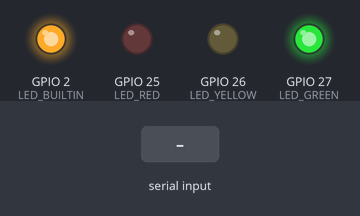
Simulated run of this sketch. Board: ESP32. Parts: output pins drawn as LEDs (lit = HIGH). Dashed ring = blinking. The test bench sets the inputs (shaded band). What the sketch prints to the serial monitor is not drawn.

Above: at 2.8 s.
2.9 s: "BLINK\n" received over Serial
At 3.0 s:
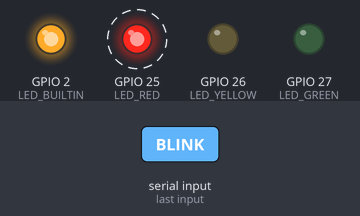
5.9 s: "YELLOW\n" received over Serial
At 6.7 s:
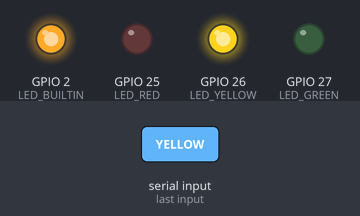
7.4 s: "TEST\n" received over Serial
At 7.9 s:
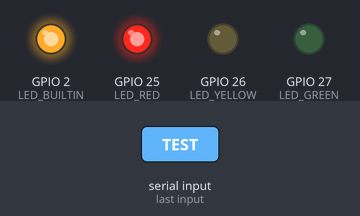
Timing chart, 0 to 10.9 s (numbered marks = the images above; inputs shaded):
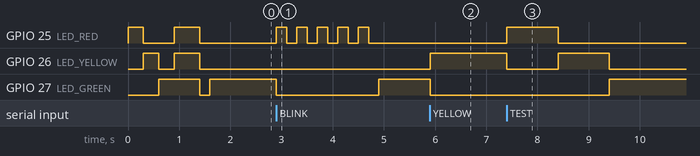

Measured:
- after the input at 2.9 s, GPIO 25 (LED_RED): alternates HIGH for 0.20 s and LOW for 0.20 s, 10 changes in all, then stays LOW, starting at once; GPIO 27 (LED_GREEN): HIGH → LOW at once, → HIGH 2.0 s later
- after the input at 5.9 s, GPIO 26 (LED_YELLOW): LOW → HIGH at once; GPIO 27 (LED_GREEN): HIGH → LOW at once
- after the input at 7.4 s, GPIO 25 (LED_RED): LOW → HIGH at once, → LOW 1.0 s later; GPIO 26 (LED_YELLOW): HIGH → LOW at once, → HIGH 1.0 s later, → LOW 1.0 s later; GPIO 27 (LED_GREEN): LOW → HIGH after 2.0 s

The sketch:

led_controller.ino
```cpp
/*
 * ═══════════════════════════════════════════════════════════════════════════
 * ESP32 LED Controller - Sistema de Detección de Somnolencia
 * ═══════════════════════════════════════════════════════════════════════════
 *
 * Controla 3 LEDs indicadores según el nivel de alerta de somnolencia:
 *
 * 🔴 LED ROJO (GPIO 25)    - Alerta CRÍTICA (microsueño, cabeceo)
 * 🟡 LED AMARILLO (GPIO 26) - Alerta MEDIA (bostezo, frotamiento ojos)
 * 🟢 LED VERDE (GPIO 27)    - Estado NORMAL (sin somnolencia)
 *
 * Protocolo Serial (115200 baud):
 * - "RED\n"      → Enciende LED rojo (apaga otros)
 * - "YELLOW\n"   → Enciende LED amarillo (apaga otros)
 * - "GREEN\n"    → Enciende LED verde (apaga otros)
 * - "OFF\n"      → Apaga todos los LEDs
 * - "STATUS\n"   → Retorna estado actual: "OK:STATUS:<color>"
 * - "BLINK\n"    → Parpadeo de emergencia (LED rojo 3 veces)
 * - "TEST\n"     → Prueba todos los LEDs secuencialmente
 *
 * Respuestas:
 * - "OK:<COMANDO>" - Comando ejecutado correctamente
 * - "ERROR:UNKNOWN_COMMAND" - Comando no reconocido
 *
 * @author Sistema de Detección de Somnolencia
 * @version 2.0
 * @date 2024
 */

// ═══════════════════════════════════════════════════════════════════════════
// CONFIGURACIÓN DE PINES
// ═══════════════════════════════════════════════════════════════════════════

#define LED_RED    25   // GPIO 25 - LED Rojo (Alerta Crítica)
#define LED_YELLOW 26   // GPIO 26 - LED Amarillo (Alerta Media)
#define LED_GREEN  27   // GPIO 27 - LED Verde (Estado Normal)

// LED integrado del ESP32 (opcional, para debug)
#define LED_BUILTIN 2

// ═══════════════════════════════════════════════════════════════════════════
// CONFIGURACIÓN SERIAL
// ═══════════════════════════════════════════════════════════════════════════

#define SERIAL_BAUD_RATE 115200
#define COMMAND_TIMEOUT 100  // ms

// ═══════════════════════════════════════════════════════════════════════════
// VARIABLES GLOBALES
// ═══════════════════════════════════════════════════════════════════════════

String currentLed = "green";  // Estado inicial: verde (normal)
String inputBuffer = "";      // Buffer para comandos entrantes
bool commandComplete = false; // Flag de comando completo

// ═══════════════════════════════════════════════════════════════════════════
// SETUP - Inicialización
// ═══════════════════════════════════════════════════════════════════════════

void setup() {
    // Inicializar comunicación Serial
    Serial.begin(SERIAL_BAUD_RATE);
    while (!Serial) {
        ; // Esperar a que el puerto serial esté listo
    }

    // Reservar espacio para el buffer de comandos
    inputBuffer.reserve(50);

    // Configurar pines como salida
    pinMode(LED_RED, OUTPUT);
    pinMode(LED_YELLOW, OUTPUT);
    pinMode(LED_GREEN, OUTPUT);
    pinMode(LED_BUILTIN, OUTPUT);

    // Estado inicial: todos apagados
    turnOffAll();

    // Secuencia de inicio (test visual)
    startupSequence();

    // Estado inicial: LED verde (normal)
    setLed("GREEN");

    // Mensaje de inicio
    Serial.println("═══════════════════════════════════════════");
    Serial.println("  ESP32 LED Controller v2.0");
    Serial.println("  Sistema de Detección de Somnolencia");
    Serial.println("═══════════════════════════════════════════");
    Serial.println("OK:READY");
}

// ═══════════════════════════════════════════════════════════════════════════
// LOOP - Bucle Principal
// ═══════════════════════════════════════════════════════════════════════════

void loop() {
    // Leer datos del puerto serial
    while (Serial.available() > 0) {
        char inChar = (char)Serial.read();

        // Si es fin de línea, el comando está completo
        if (inChar == '\n' || inChar == '\r') {
            if (inputBuffer.length() > 0) {
                commandComplete = true;
            }
        } else {
            // Agregar carácter al buffer
            inputBuffer += inChar;
        }
    }

    // Procesar comando si está completo
    if (commandComplete) {
        inputBuffer.trim();
        inputBuffer.toUpperCase();

        if (inputBuffer.length() > 0) {
            processCommand(inputBuffer);
        }

        // Limpiar buffer y flag
        inputBuffer = "";
        commandComplete = false;
    }
}

// ═══════════════════════════════════════════════════════════════════════════
// PROCESAMIENTO DE COMANDOS
// ═══════════════════════════════════════════════════════════════════════════

void processCommand(String cmd) {
    // Log del comando recibido (debug)
    // Serial.print("CMD: ");
    // Serial.println(cmd);

    if (cmd == "RED") {
        setLed("RED");
        Serial.println("OK:RED");
    }
    else if (cmd == "YELLOW") {
        setLed("YELLOW");
        Serial.println("OK:YELLOW");
    }
    else if (cmd == "GREEN") {
        setLed("GREEN");
        Serial.println("OK:GREEN");
    }
    else if (cmd == "OFF") {
        turnOffAll();
        currentLed = "off";
        Serial.println("OK:OFF");
    }
    else if (cmd == "STATUS") {
        Serial.print("OK:STATUS:");
        Serial.println(currentLed);
    }
    else if (cmd == "BLINK") {
        blinkEmergency();
        Serial.println("OK:BLINK");
    }
    else if (cmd == "TEST") {
        testSequence();
        Serial.println("OK:TEST");
    }
    else if (cmd == "PING") {
        Serial.println("OK:PONG");
    }
    else if (cmd == "VERSION") {
        Serial.println("OK:VERSION:2.0");
    }
    else {
        Serial.print("ERROR:UNKNOWN_COMMAND:");
        Serial.println(cmd);
    }
}

// ═══════════════════════════════════════════════════════════════════════════
// CONTROL DE LEDS
// ═══════════════════════════════════════════════════════════════════════════

/**
 * Enciende un LED específico y apaga los demás
 * @param color: "RED", "YELLOW", "GREEN"
 */
void setLed(String color) {
    // Apagar todos primero
    digitalWrite(LED_RED, LOW);
    digitalWrite(LED_YELLOW, LOW);
    digitalWrite(LED_GREEN, LOW);

    // Encender el LED correspondiente
    if (color == "RED") {
        digitalWrite(LED_RED, HIGH);
        currentLed = "red";
    }
    else if (color == "YELLOW") {
        digitalWrite(LED_YELLOW, HIGH);
        currentLed = "yellow";
    }
    else if (color == "GREEN") {
        digitalWrite(LED_GREEN, HIGH);
        currentLed = "green";
    }

    // Indicador en LED builtin
    digitalWrite(LED_BUILTIN, HIGH);
}

/**
 * Apaga todos los LEDs
 */
void turnOffAll() {
    digitalWrite(LED_RED, LOW);
    digitalWrite(LED_YELLOW, LOW);
    digitalWrite(LED_GREEN, LOW);
    digitalWrite(LED_BUILTIN, LOW);
    currentLed = "off";
}

// ═══════════════════════════════════════════════════════════════════════════
// SECUENCIAS ESPECIALES
// ═══════════════════════════════════════════════════════════════════════════

/**
 * Secuencia de inicio - Test visual de todos los LEDs
 */
void startupSequence() {
    int delayTime = 300;

    // Rojo
    digitalWrite(LED_RED, HIGH);
    delay(delayTime);
    digitalWrite(LED_RED, LOW);

    // Amarillo
    digitalWrite(LED_YELLOW, HIGH);
    delay(delayTime);
    digitalWrite(LED_YELLOW, LOW);

    // Verde
    digitalWrite(LED_GREEN, HIGH);
    delay(delayTime);
    digitalWrite(LED_GREEN, LOW);

    // Todos juntos
    digitalWrite(LED_RED, HIGH);
    digitalWrite(LED_YELLOW, HIGH);
    digitalWrite(LED_GREEN, HIGH);
    delay(500);
    turnOffAll();

    delay(200);
}

/**
 * Parpadeo de emergencia - LED rojo intermitente
 */
void blinkEmergency() {
    String previousLed = currentLed;

    for (int i = 0; i < 5; i++) {
        digitalWrite(LED_RED, HIGH);
        digitalWrite(LED_YELLOW, LOW);
        digitalWrite(LED_GREEN, LOW);
        delay(200);

        digitalWrite(LED_RED, LOW);
        delay(200);
    }

    // -----------------------------------------------------------
    // SOLUCIÓN: Llama a toUpperCase() primero para modificar la variable,
    // y luego usa la variable modificada en setLed().
    // -----------------------------------------------------------

    previousLed.toUpperCase();
    // Ahora previousLed es "RED", "YELLOW", "GREEN" u "OFF"

    // Restaurar estado anterior
    setLed(previousLed);
}

/**
 * Secuencia de prueba - Enciende cada LED por 1 segundo
 */
void testSequence() {
    // Rojo
    setLed("RED");
    delay(1000);

    // Amarillo
    setLed("YELLOW");
    delay(1000);

    // Verde
    setLed("GREEN");
    delay(1000);

    // Dejar en verde (estado normal)
}

// ═══════════════════════════════════════════════════════════════════════════
// FIN DEL PROGRAMA
// ═══════════════════════════════════════════════════════════════════════════
```
